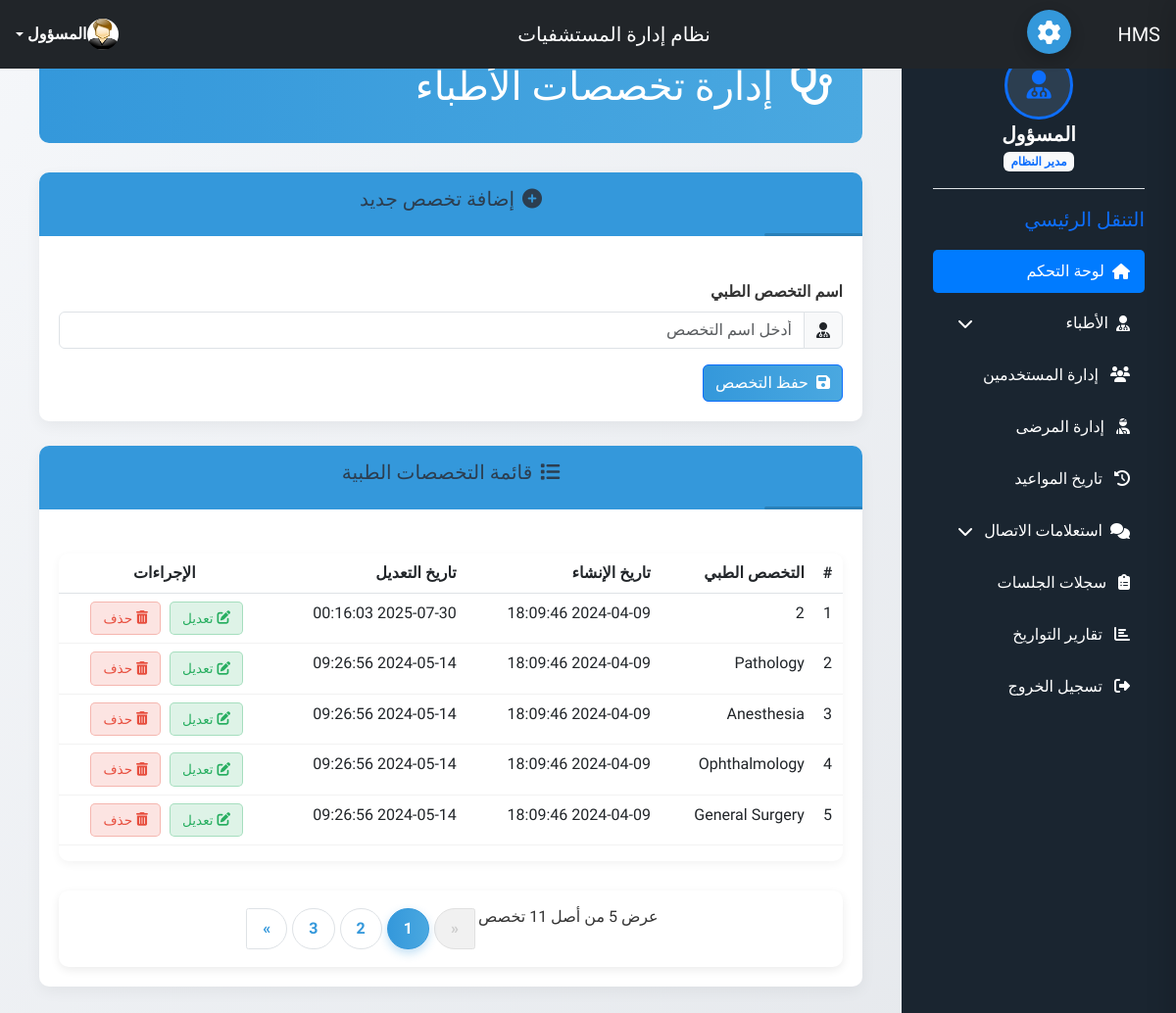
Page /hospital/hms/admin/doctor-specilization.php (signed in) on the committed database.
### tables this page shows
CREATE TABLE `doctorspecilization` (
  `id` int(11) NOT NULL,
  `specilization` varchar(255) DEFAULT NULL,
  `creationDate` timestamp NULL DEFAULT current_timestamp(),
  `updationDate` timestamp NULL DEFAULT NULL ON UPDATE current_timestamp()
);

### hospital/hms/admin/doctor-specilization.php (the view, shortened to what this page needs)
<?php
include('include/config.php');
$limit = 5;
$page  = isset($_GET['page']) ? max(1, (int)$_GET['page']) : 1;
$start_from = ($page - 1) * $limit;
?>
<!DOCTYPE html>
<html lang="ar" dir="rtl">
<head>
    <link rel="stylesheet" href="https://cdnjs.cloudflare.com/ajax/libs/font-awesome/6.4.0/css/all.min.css">
    <link href="https://cdn.jsdelivr.net/npm/bootstrap@5.3.0/dist/css/bootstrap.rtl.min.css" rel="stylesheet">
</head>
<body>
<?php include('include/header.php'); ?>
<?php include('include/sidebar.php'); ?>
<div class="main-content">
    <div class="page-header">
        <div class="d-flex justify-content-between align-items-center">
            <div><h1><i class="fas fa-stethoscope me-3"></i>إدارة تخصصات الأطباء</h1></div>
        </div>
    </div>
    <div class="panel">
        <div class="panel-heading">
            <h5 class="panel-title"><i class="fas fa-plus-circle me-2"></i>إضافة تخصص جديد</h5>
        </div>
        <div class="panel-body">
            <form role="form" method="post">
                <div class="mb-3">
                    <label class="form-label fw-bold">اسم التخصص الطبي</label>
                    <div class="input-group">
                        <span class="input-group-text"><i class="fas fa-user-md"></i></span>
                        <input type="text" name="doctorspecilization" class="form-control" placeholder="أدخل اسم التخصص" required>
                    </div>
                </div>
                <button type="submit" name="submit" class="btn btn-primary">
                    <i class="fas fa-save me-2"></i>حفظ التخصص
                </button>
            </form>
        </div>
    </div>
    <div class="panel">
        <div class="panel-heading">
            <h5 class="panel-title"><i class="fas fa-list me-2"></i>قائمة التخصصات الطبية</h5>
        </div>
        <div class="panel-body">
            <div class="table-container">
                <table class="table">
                    <thead>
                        <tr>
                            <th class="text-center">#</th>
                            <th>التخصص الطبي</th>
                            <th>تاريخ الإنشاء</th>
                            <th>تاريخ التعديل</th>
                            <th class="text-center">الإجراءات</th>
                        </tr>
                    </thead>
                    <tbody>
                    <?php
                    $sql = mysqli_query($con, "SELECT * FROM doctorspecilization ORDER BY id DESC LIMIT $start_from, $limit");
                    $cnt = $start_from + 1;
                    if ($sql && mysqli_num_rows($sql) > 0):
                        while ($row = mysqli_fetch_assoc($sql)):
                    ?>
                        <tr>
                            <td class="text-center"><?= $cnt ?></td>
                            <td><?= htmlspecialchars($row['specilization']) ?></td>
                            <td><?= htmlspecialchars($row['creationDate']) ?></td>
                            <td><?= htmlspecialchars($row['updationDate']) ?></td>
                            <td class="text-center">
                                <a href="editdoctorspecialization.php?id=<?= (int)$row['id'] ?>" class="action-btn btn-edit" title="تعديل">
    <i class="fas fa-edit me-1"></i> تعديل
</a>
                                <a href="?id=<?= (int)$row['id'] ?>&del=1" class="action-btn btn-delete" title="حذف"
                                   onclick="return confirm('هل أنت متأكد أنك تريد حذف هذا التخصص؟');">
                                    <i class="fas fa-trash-alt me-1"></i> حذف
                                </a>
                            </td>
                        </tr>
                    <?php
                            $cnt++;
                        endwhile;
                    endif; ?>
                    </tbody>
                </table>
            </div>
            <?php
            $result = mysqli_query($con, "SELECT COUNT(*) AS total FROM doctorspecilization");
            $row = mysqli_fetch_assoc($result);
            $total_records = (int)$row['total'];
            $total_pages = max(1, (int)ceil($total_records / $limit));
            if ($total_pages > 1):
            ?>
            <div class="pagination-container">
                <div class="page-info">
                    عرض <?= min($limit, max(0, $cnt - 1 - $start_from)) ?> من أصل <?= $total_records ?> تخصص
                </div>
                <nav>
                    <ul class="pagination">
                        <li class="page-item <?= $page<=1?'disabled':'' ?>">
                            <a class="page-link" href="<?= $page<=1 ? '#' : '?page='.($page-1) ?>">&laquo;</a>
                        </li>
                        <?php
                        $start = max(1, $page - 2);
                        $end   = min($total_pages, $page + 2);
                        for ($i=$start; $i<=$end; $i++):
                        ?>
                            <li class="page-item <?= $i==$page?'active':'' ?>"><a class="page-link" href="?page=<?= $i ?>"><?= $i ?></a></li>
                        <?php endfor;
                        ?>
                        <li class="page-item <?= $page>=$total_pages?'disabled':'' ?>">
                            <a class="page-link" href="<?= $page>=$total_pages ? '#' : '?page='.($page+1) ?>">&raquo;</a>
                        </li>
                    </ul>
                </nav>
            </div>
            <?php endif; ?>
        </div>
    </div>
</div>
<?php include('include/setting.php'); ?>
</body>
</html>

### hospital/hms/admin/doctor-specilization.php (style rules this page uses)
:root { --primary:#3498db;--secondary:#2c3e50;--success:#27ae60;--danger:#e74c3c;--light:#f8f9fa;--dark:#343a40;--gray:#6c757d }
body { font-family:'Tajawal',sans-serif;background:#f0f5f9;color:#333;padding-top:60px }
.main-content { margin-right:20px;padding:20px }
.page-header { background:linear-gradient(90deg,var(--primary),#4aa8e0);color:#fff;padding:25px 30px;border-radius:10px;margin-bottom:30px }
.panel { background:#fff;border-radius:10px;box-shadow:0 5px 15px rgba(0,0,0,.05);margin-bottom:25px;overflow:hidden }
.panel-heading { background:var(--primary);color:#fff;padding:15px 20px;font-weight:600;font-size:1.1rem }
.panel-body { padding:20px }
.form-control { border:1px solid #ddd;border-radius:8px;padding:12px 15px;transition:.3s }
.btn-primary { background:linear-gradient(90deg,var(--primary),#4aa8e0);border:none;padding:10px 25px;border-radius:8px;font-weight:600;transition:.3s }
.table-container { overflow-x:auto;border-radius:10px;box-shadow:0 3px 10px rgba(0,0,0,.05) }
.table th { background:var(--primary);color:#fff;font-weight:600;padding:15px }
.table td { padding:12px 15px;border-bottom:1px solid rgba(0,0,0,.05) }
.table tr:nth-child(even) { background:#f8fafc }
.action-btn { padding:6px 12px;border-radius:5px;margin-left:5px;font-size:.85rem;transition:.3s;text-decoration:none;display:inline-flex;align-items:center;justify-content:center }
.btn-edit { background:rgba(39,174,96,.15);color:var(--success);border:1px solid rgba(39,174,96,.3) }
.btn-delete { background:rgba(231,76,60,.15);color:var(--danger);border:1px solid rgba(231,76,60,.3) }
.pagination-container { display:flex;justify-content:center;margin-top:30px;flex-wrap:wrap;background:#fff;padding:15px;border-radius:10px;box-shadow:0 3px 10px rgba(0,0,0,.08) }
.pagination { display:flex;justify-content:center;flex-wrap:wrap;direction:rtl;margin:0;padding:0 }
.page-item { margin:3px }
.page-item .page-link { color:var(--primary);border:1px solid #dee2e6;border-radius:50px;padding:8px 16px;background:#fff;font-weight:600;transition:.3s;min-width:40px;text-align:center;display:flex;align-items:center;justify-content:center }
.page-item.active .page-link { background:linear-gradient(90deg,var(--primary),#4aa8e0);border-color:var(--primary);color:#fff;box-shadow:0 4px 10px rgba(52,152,219,.3) }
.page-item.disabled .page-link { background:#f1f1f1;color:#ccc;cursor:not-allowed;border-color:#e0e0e0 }

### hospital/hms/admin/include/sidebar.php (style rules this page uses)
body { font-family: 'Tajawal', sans-serif; background: linear-gradient(135deg,#f5f7fa,#e4edf9); min-height: 100vh; padding-top: 65px; }
.main-content { padding-right: 280px; }

### hospital/hms/admin/include/setting.php (style rules this page uses)
:root { --primary-color: #3498db; --sidebar-color: #2980b9; }
:root.theme-1 { --primary-color: #3498db; --sidebar-color: #2980b9; }
* { margin: 0; padding: 0; box-sizing: border-box; }
body { font-family: 'Tajawal', sans-serif; background: linear-gradient(135deg, #f5f7fa 0%, #e4e7eb 100%); min-height: 100vh; padding: 20px; color: #333; }
.panel-heading { font-weight: 700; font-size: 1.6rem; margin-bottom: 25px; padding-bottom: 15px; text-align: center; border-bottom: 3px solid var(--primary-color); color: #2c3e50; position: relative; }
.panel-heading::after { content: ""; position: absolute; bottom: -3px; right: 0; width: 100px; height: 3px; background: var(--sidebar-color); border-radius: 3px; }

### rows in the picture
doctorspecilization: specilization "2", creationDate "2024-04-09 18:09:46", updationDate "2025-07-30 00:16:03"
doctorspecilization: specilization "Pathology", creationDate "2024-04-09 18:09:46", updationDate "2024-05-14 09:26:56"
doctorspecilization: specilization "Anesthesia", creationDate "2024-04-09 18:09:46", updationDate "2024-05-14 09:26:56"
doctorspecilization: specilization "Ophthalmology", creationDate "2024-04-09 18:09:46", updationDate "2024-05-14 09:26:56"
doctorspecilization: specilization "General Surgery", creationDate "2024-04-09 18:09:46", updationDate "2024-05-14 09:26:56"
